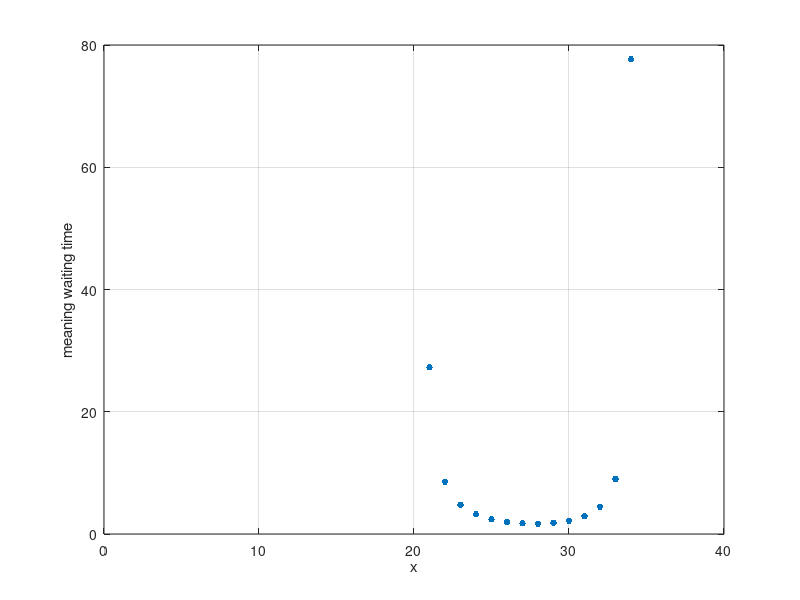

MATLAB code for this plot:
% COMP9334, Week 4A, Question 1

%% 
% Problem parameters
max_items = 40;    % Maximum number of items 
lamabda = 1;       % Arrival rate 
mu = 15;           % Service rate 

%% Computation

% Store the waiting time in a vector vec_wait
vec_wait = zeros(max_items,1); 
% vec_wait(i) = waiting time if Counter 1 serves 
% customers with $i$ items or less  

% Iterate for i = 1 to 40
for i = 1:max_items
    
    % Counter 1
    lambda1 = i/max_items;         % Arrival rate 
    ES1 = sum((1:i)/mu)/i;         % E[S]
    ES12 = sum(((1:i)/mu).^2)/i;   % E[S^2]
    rho1 = lambda1*ES1;            % rho 
    if rho1 < 1
        W1 = (lambda1 * ES12)/2/(1-rho1);   % PK formula
    else 
        W1 = Inf;
    end    
    
    % Counter 2
    lambda2 = (max_items-i)/max_items;      % Arrival rate 
    ES2 = sum(((i+1):max_items)/mu)/(max_items-i);   % E[S]
    ES22 = sum((((i+1):max_items)/mu).^2)/(max_items-i);  % E[S^2]
    rho2 = lambda2*ES2;
    if rho2 < 1
        W2 = (lambda2 * ES22)/2/(1-rho2);
    else
        W2 = Inf;
    end    
    % average waiting time
    vec_wait(i) = (i/max_items)*W1 + (max_items-i)/max_items*W2;
end

% plot W(x) against x
plot(1:max_items,vec_wait,'.','Markersize',15)
xlabel('x')
ylabel('meaning waiting time')
grid 
print -depsc week04A_q1_plot
    